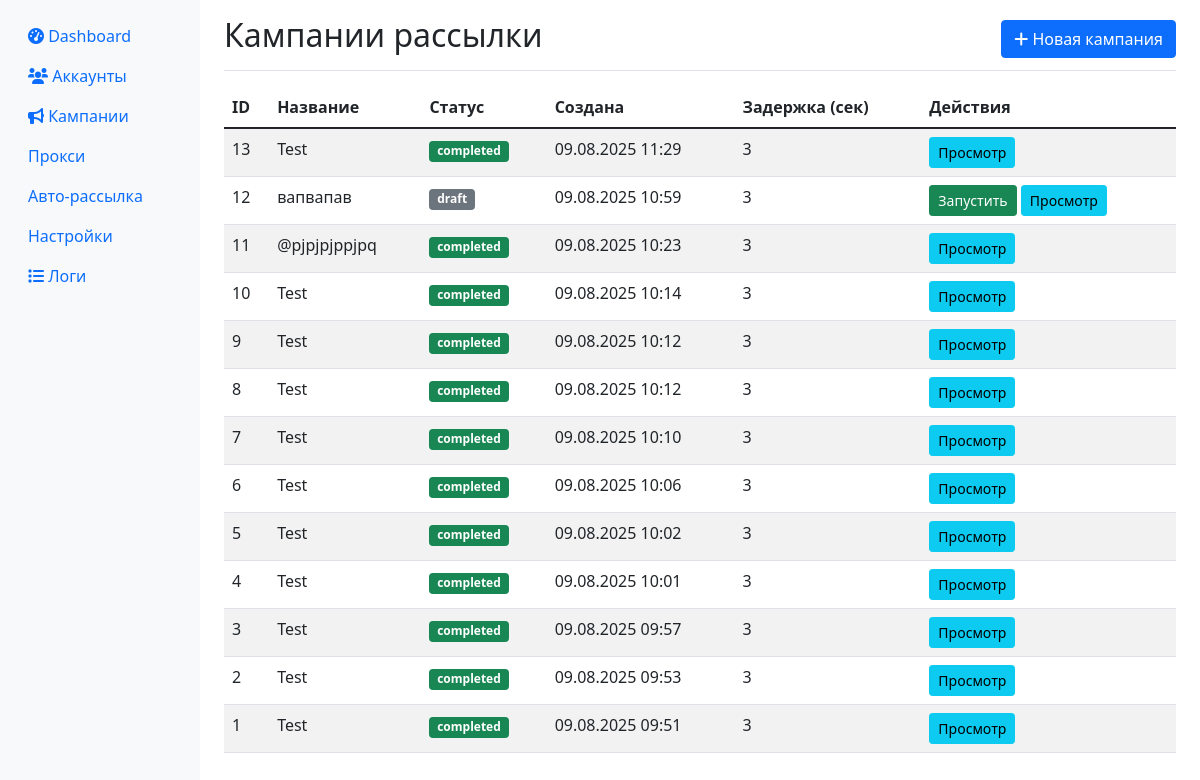
The page /campaigns on the database as committed earlier.
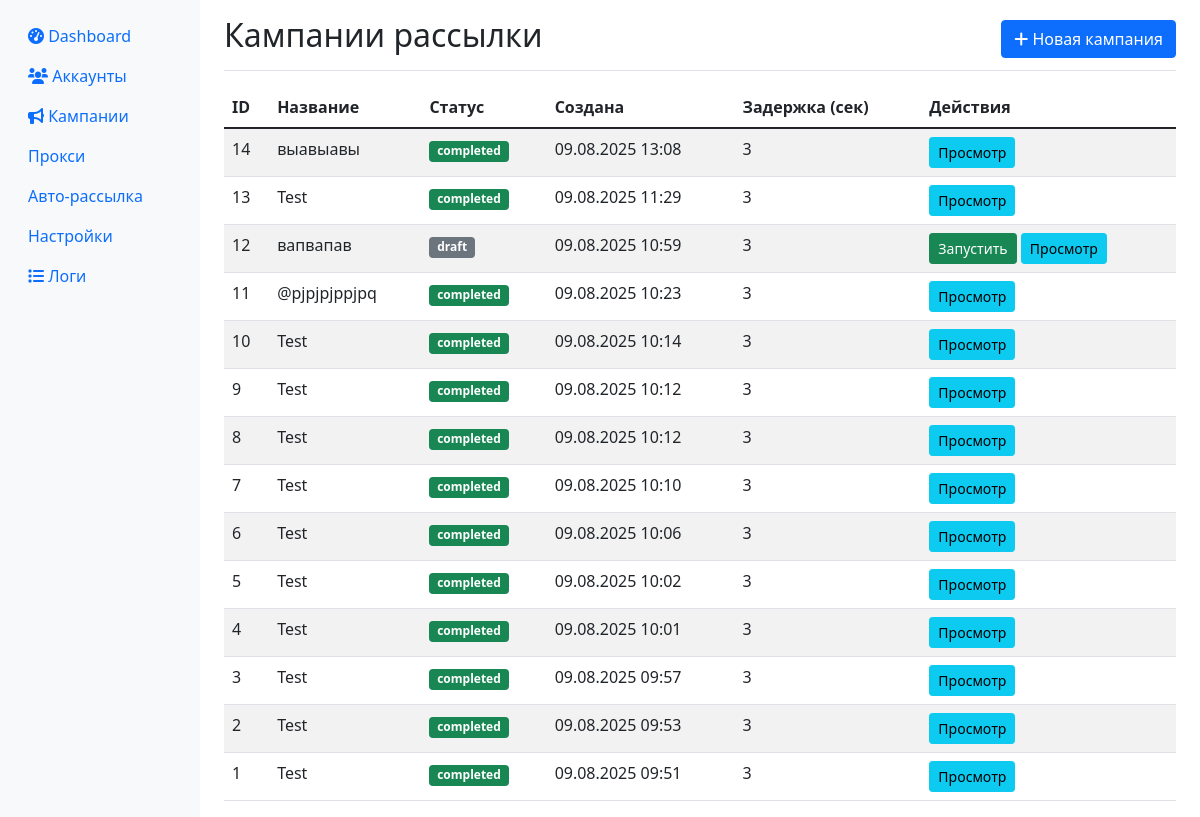
The same page on the database as committed later.
### app/database.py (models this page shows)
class Campaign(Base):
    __tablename__ = "campaigns"
    id = Column(Integer, primary_key=True, index=True)
    name = Column(String)
    status = Column(String, default="draft")  # draft, running, paused, completed
    created_at = Column(DateTime, default=datetime.utcnow)
    channel_message = Column(Text)
    group_message = Column(Text)
    private_message = Column(Text)
    delay_seconds = Column(Integer, default=3)
    start_time = Column(DateTime, nullable=True)
    channels_list = Column(Text)  # JSON список каналов
    groups_list = Column(Text)    # JSON список групп
    private_list = Column(Text)   # JSON список приватных чатов
    attachment_path = Column(String, nullable=True)

### app/web.py (the view)
@app.get("/campaigns", response_class=HTMLResponse)
async def campaigns_page(request: Request, db: Session = Depends(get_db)):
    campaigns = db.query(Campaign).order_by(Campaign.created_at.desc()).all()
    return templates.TemplateResponse("campaigns.html", {
        "request": request,
        "campaigns": campaigns
    })

### templates/campaigns.html (shortened to what this page needs)
{% extends "base.html" %}
{% block content %}
<div class="d-flex justify-content-between flex-wrap flex-md-nowrap align-items-center pt-3 pb-2 mb-3 border-bottom">
    <h1 class="h2">Кампании рассылки</h1>
    <a href="/campaigns/new" class="btn btn-primary">
        <i class="fas fa-plus"></i> Новая кампания
    </a>
</div>
<div class="table-responsive">
    <table class="table table-striped">
        <thead>
            <tr>
                <th>ID</th>
                <th>Название</th>
                <th>Статус</th>
                <th>Создана</th>
                <th>Задержка (сек)</th>
                <th>Действия</th>
            </tr>
        </thead>
        <tbody>
            {% for campaign in campaigns %}
            <tr>
                <td>{{ campaign.id }}</td>
                <td>{{ campaign.name }}</td>
                <td>
                    <span class="badge bg-{% if campaign.status == 'running' %}primary{% elif campaign.status == 'completed' %}success{% elif campaign.status == 'paused' %}warning{% else %}secondary{% endif %}">
                        {{ campaign.status }}
                    </span>
                </td>
                <td>{{ campaign.created_at.strftime('%d.%m.%Y %H:%M') }}</td>
                <td>{{ campaign.delay_seconds }}</td>
                <td>
                    {% if campaign.status == 'draft' or campaign.status == 'paused' %}
                    <button class="btn btn-sm btn-success" onclick="startCampaign({{ campaign.id }})">
                        Запустить
                    </button>
                    {% elif campaign.status == 'running' %}
                    <button class="btn btn-sm btn-warning" onclick="stopCampaign({{ campaign.id }})">
                        Остановить
                    </button>
                    {% endif %}
                    <button class="btn btn-sm btn-info" onclick="viewCampaign({{ campaign.id }})">
                        Просмотр
                    </button>
                </td>
            </tr>
            {% endfor %}
        </tbody>
    </table>
</div>
{% endblock %}

Rows that differ between the two databases and show on the page:
added Campaign: id "14", name "выавыавы", status "completed", created_at "09.08.2025 13:08", delay_seconds "3"
